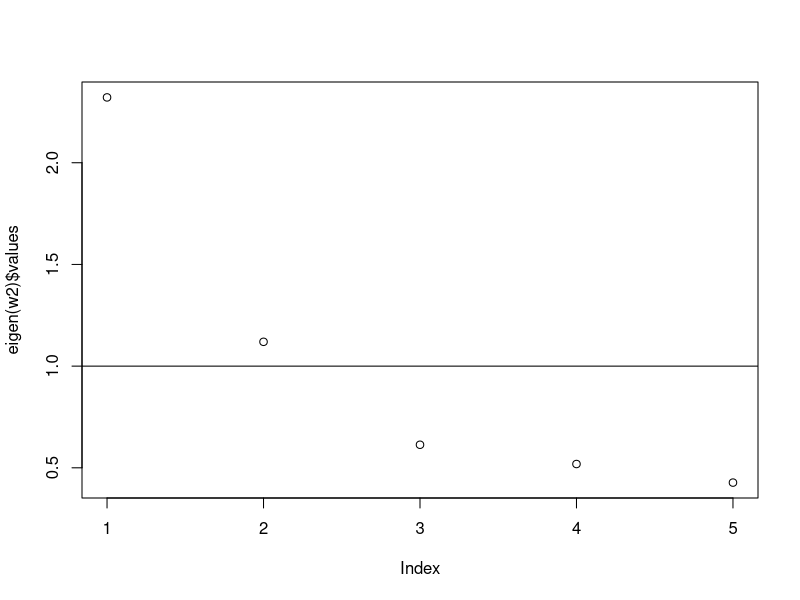

Write R code to recreate this figure.
w1 <- read.table("./data/w2utf8.dat",header = T,row.names = 1)
head(data)
w2 <- cor(w1)
w2
plot(eigen(w2)$values) 
abline(h=1)
eig <- eigen(w2)
eig
